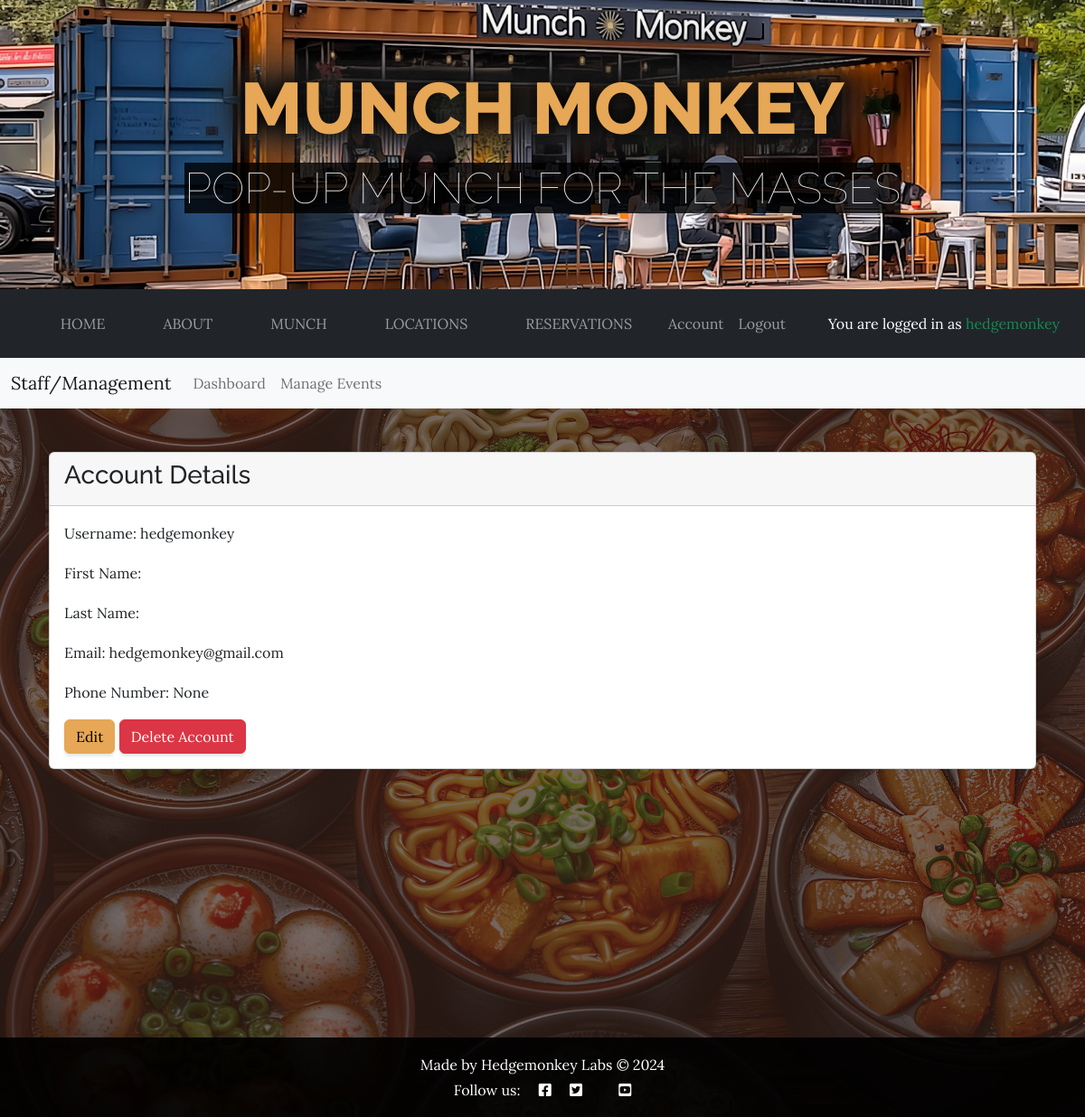
The page /auth/account/ (signed in) on the database its author committed.
### custom_auth/models.py (models this page shows)
class CustomUser(AbstractUser):
    phone_number = models.CharField(max_length=15, blank=True, null=True)
    groups = models.ManyToManyField(
        Group,
        related_name='customuser_set',  # Add related_name to avoid conflict
        blank=True,
        help_text='The groups this user belongs to.',
        related_query_name='customuser',
    )
    user_permissions = models.ManyToManyField(
        Permission,
        related_name='customuser_set',  # Add related_name to avoid conflict
        blank=True,
        help_text='Specific permissions for this user.',
        related_query_name='customuser',
    )
    class Meta:
        verbose_name = 'User'
        verbose_name_plural = 'Users'

### custom_auth/views.py (the view)
# urls.py: path('account/', AccountDetailView.as_view(), name='account_detail'),
class AccountDetailView(DetailView):
    model = User
    template_name = 'account/account_detail.html'
    def get_object(self):
        return self.request.user

### templates/account/account_detail.html (shortened to what this page needs)
{% extends "base.html" %}
{% load static %}
{% load i18n %}
{% block content %}
<div class="container">
    <div class="card">
        <div class="card-header">
            <h3>{% trans "Account Details" %}</h3>
        </div>
        <div class="card-body">
            <p>{% trans "Username" %}: {{ user.username }}</p>
            <p>{% trans "First Name" %}: {{ user.first_name }}</p>
            <p>{% trans "Last Name" %}: {{ user.last_name }}</p>
            <p>{% trans "Email" %}: {{ user.email }}</p>
            <p>{% trans "Phone Number" %}: {{ user.phone_number }}</p>
            <a href="{% url 'account_edit' %}" class="btn btn-primary">{% trans "Edit" %}</a>
            <a href="{% url 'account_delete' %}" class="btn btn-danger">{% trans "Delete Account" %}</a>
        </div>
    </div>
</div>
{% endblock %}

### templates/base.html (shortened to what this page needs)
{% load static %}
{% load i18n %}
{% url 'account_login' as login_url %}
{% url 'account_logout' as logout_url %}
{% url 'account_signup' as signup_url %}
{% url 'account_detail' as account_detail_url %}
<!DOCTYPE html>
<html lang="en">
<head>
    <link rel="stylesheet" href="https://cdnjs.cloudflare.com/ajax/libs/font-awesome/5.15.3/css/all.min.css">
    <link href="{% static 'css/styles.css' %}" rel="stylesheet" />
</head>
<body>
    <header class="header d-flex justify-content-center align-items-center"
        style="background-image: url('{% static 'assets/img/about.jpg' %}'); background-size: cover; background-position: center bottom;">
        <h1 class="site-heading text-center text-faded d-none d-lg-block">
            <span class="site-heading-upper text-primary mb-3 text-shadow-dark">Munch Monkey</span>
            <span class="site-heading-lower callout-primary">{% block description %}Pop-Up Munch for the masses{% endblock description %}</span>
        </h1>
    </header>
    <div class="navbar-container sticky-top">
        <nav id="mainNavbar" class="navbar navbar-expand-lg navbar-dark bg-dark">
            <div class="container-fluid">
                <div class="collapse navbar-collapse" id="navbarSupportedContent">
                    <ul class="navbar-nav mx-auto">
                        <li class="nav-item px-lg-4"><a class="nav-link text-uppercase" href="{% url 'home' %}">Home</a>
                        </li>
                        <li class="nav-item px-lg-4"><a class="nav-link text-uppercase" href="#">About</a></li>
                        <li class="nav-item px-lg-4"><a class="nav-link text-uppercase" href="#">Munch</a></li>
                        <li class="nav-item px-lg-4"><a class="nav-link text-uppercase"
                                href="{% url 'locations' %}">Locations</a></li>
                        <li class="nav-item px-lg-4"><a class="nav-link text-uppercase" href="#">Reservations</a></li>
                        {% if user.is_authenticated %}
                        <li class="nav-item">
                            <a class="nav-link" href="{{ account_detail_url }}">{% trans "Account" %}</a>
                        </li>
                        <li class="nav-item">
                            <a class="nav-link {% if request.path == logout_url %}active{% endif %}" aria-current="page"
                                href="{% url 'account_logout' %}">Logout</a>
                        </li>
                        {% endif %}
                    </ul>
                    {% if user.is_authenticated %}
                    <p class="text-end m-3 text-white">You are logged in as <span class="text-success">{{ user.username }}</span></p>
                    {% else %}
                    <p class="text-end m-3 text-white">You are <span class="text-danger">not</span> logged in.</p>
                    {% endif %}
                </div>
            </div>
        </nav>
        {% if user.is_authenticated and user.is_staff or user.is_superuser %}
        <nav id="staffNavbar" class="navbar navbar-expand-lg navbar-light bg-light">
            <div class="container-fluid">
                <a class="navbar-brand" href="#">Staff/Management</a>
                <div class="collapse navbar-collapse" id="staffNavbarContent">
                    <ul class="navbar-nav me-auto mb-2 mb-lg-0">
                        <li class="nav-item">
                            <a class="nav-link" href="{% url 'staff_dashboard' %}">Dashboard</a>
                        </li>
                        <li class="nav-item">
                            <a class="nav-link" href="{% url 'events_overview' %}">Manage Events</a>
                        </li>
                    </ul>
                </div>
            </div>
        </nav>
        {% endif %}
    </div>
    <main class="container mt-5 mb-5 main-content">
        {% block content %}
        {% endblock %}
    </main>
    <footer class="footer mt-auto py-3 dark-bg sticky-bottom" style="bottom: 0;">
        {% block copyright %}
        <p class="m-0 text-center text-white">Made by Hedgemonkey Labs &copy; 2024</p>
        {% endblock copyright %}
        <p class="m-0 text-center text-white">Follow us: <i class="fab fa-facebook-square ms-3"></i>
            <i class="fab fa-twitter-square ms-3"></i>
            <i class="fab fa-youtube-square ms-3"></i>
        </p>
    </footer>
</body>
</body>
</html>

### rows shown on the page
CustomUser: username "hedgemonkey", email "hedgemonkey@gmail.com", phone_number "None"
